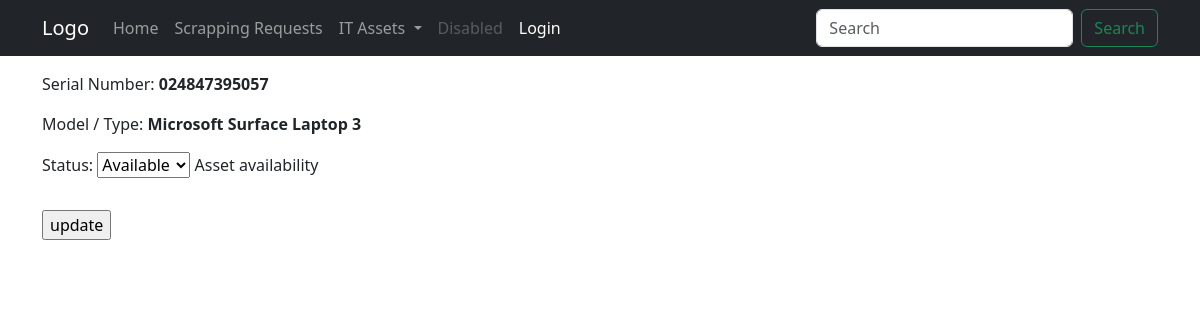
/nanoassets/instance/024847395057/statusupdate/, run on an earlier commit of the app's database.
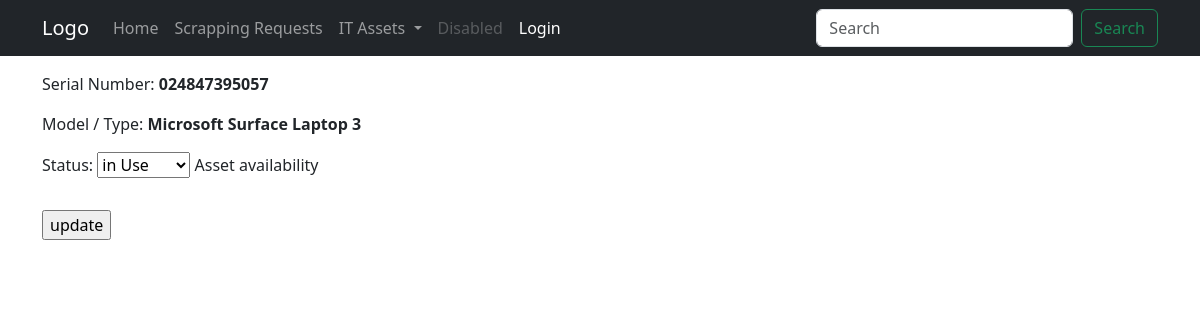
And on a later commit of the database.
### nanoassets/models.py (models this page shows, shortened)
class Instance(models.Model):
    serial_number = models.CharField(
        primary_key=True, max_length=20, help_text='enter serial #')
    model_type = models.ForeignKey("nanoassets.ModelType", verbose_name=_(
        "Model / Type"), on_delete=models.SET_NULL, null=True, blank=True)
    owner = models.ForeignKey(User, verbose_name=_(
        "Owner"), on_delete=models.SET_NULL, null=True, blank=True)
    INSTANCE_STATUS = (
        ('A', 'Available'),
        ('U', 'in Use'),
        ('R', 'in Repair'),
        ('S', 'Scrapped')
    )
    status = models.CharField(max_length=15, choices=INSTANCE_STATUS,
                              default='Available', help_text='Asset availability')
    eol_date = models.DateField(null=True, blank=True)
    scrap_request = models.ForeignKey("nanoassets.ScrapRequest", verbose_name=_(
        "Scrap Request"), on_delete=models.SET_NULL, null=True, blank=True)
    class Meta:
        ordering = ['model_type', 'eol_date',]

class ModelType(models.Model):
    name = models.CharField(max_length=20)
    manufacturer = models.ForeignKey(
        "Manufacturer", on_delete=models.SET_NULL, blank=True, null=True)
    def __str__(self):
        return '%s %s' % (self.manufacturer, self.name)

class Manufacturer(models.Model):
    name = models.CharField(max_length=20)
    def __str__(self):
        return self.name

### nanoassets/views.py (the view)
class InstanceStatusUpdate(UpdateView):
    model = Instance
    fields = ['status']
    template_name = 'nanoassets/instance_update_status.html'
    success_url = reverse_lazy('instance-list')

### nanoassets/templates/nanoassets/instance_update_status.html (shortened to what this page needs)
{% extends 'base.html' %}
{% block page_content %}
  <p>
    Serial Number: <b>{{ instance.serial_number }}</b>
  </p>
  <p>
    Model / Type: <b>{{ instance.model_type }}</b>
  </p>
  <form action="" method="post">
    <table class="table">
      {{ form.as_p }}
    </table>
    <input type="submit" value="update" />
  </form>
{% endblock page_content %}

What changed in the data, as far as the page shows it:
changed Instance "Microsoft Surface Laptop 3": status "Available" → "in Use"
